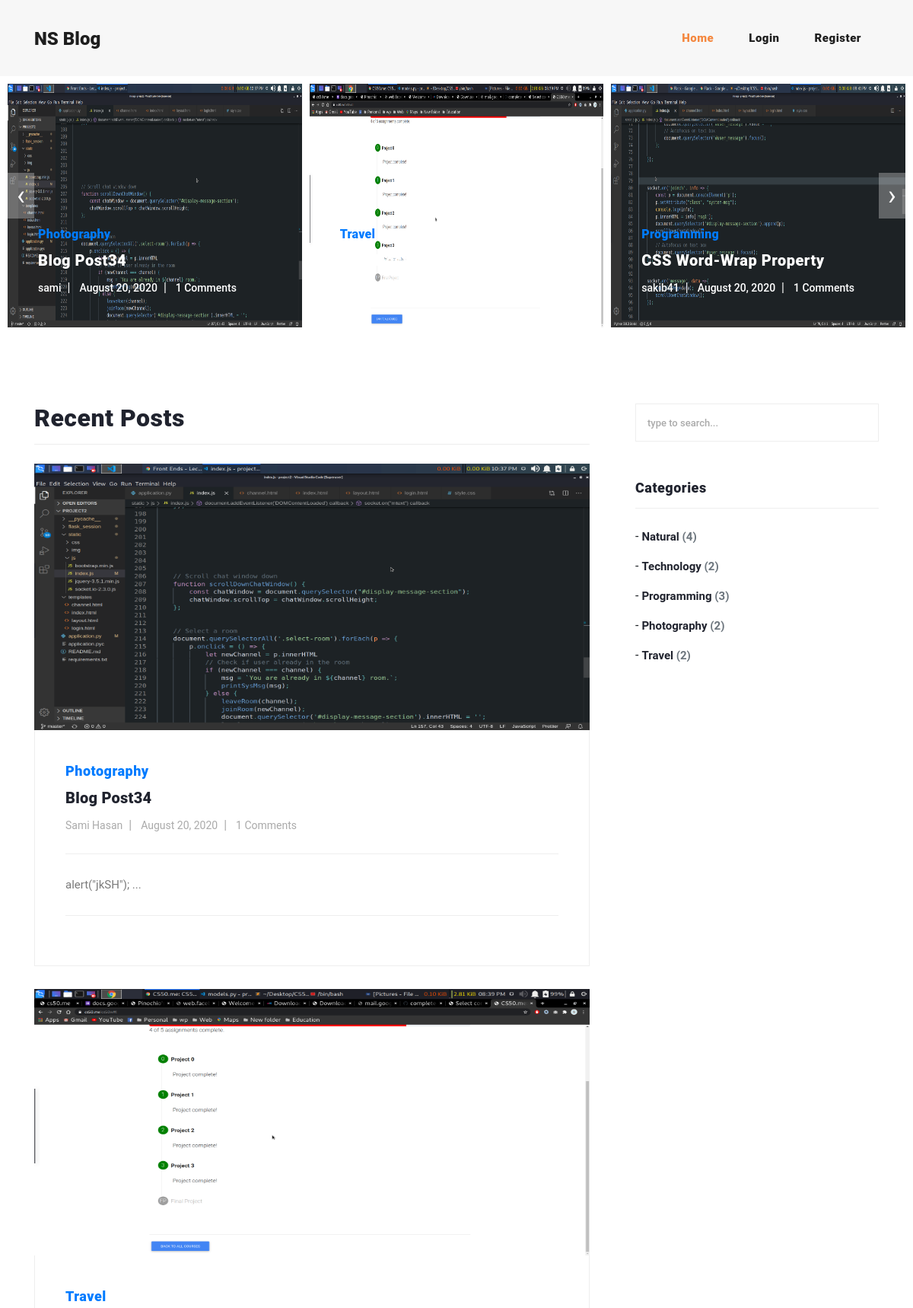
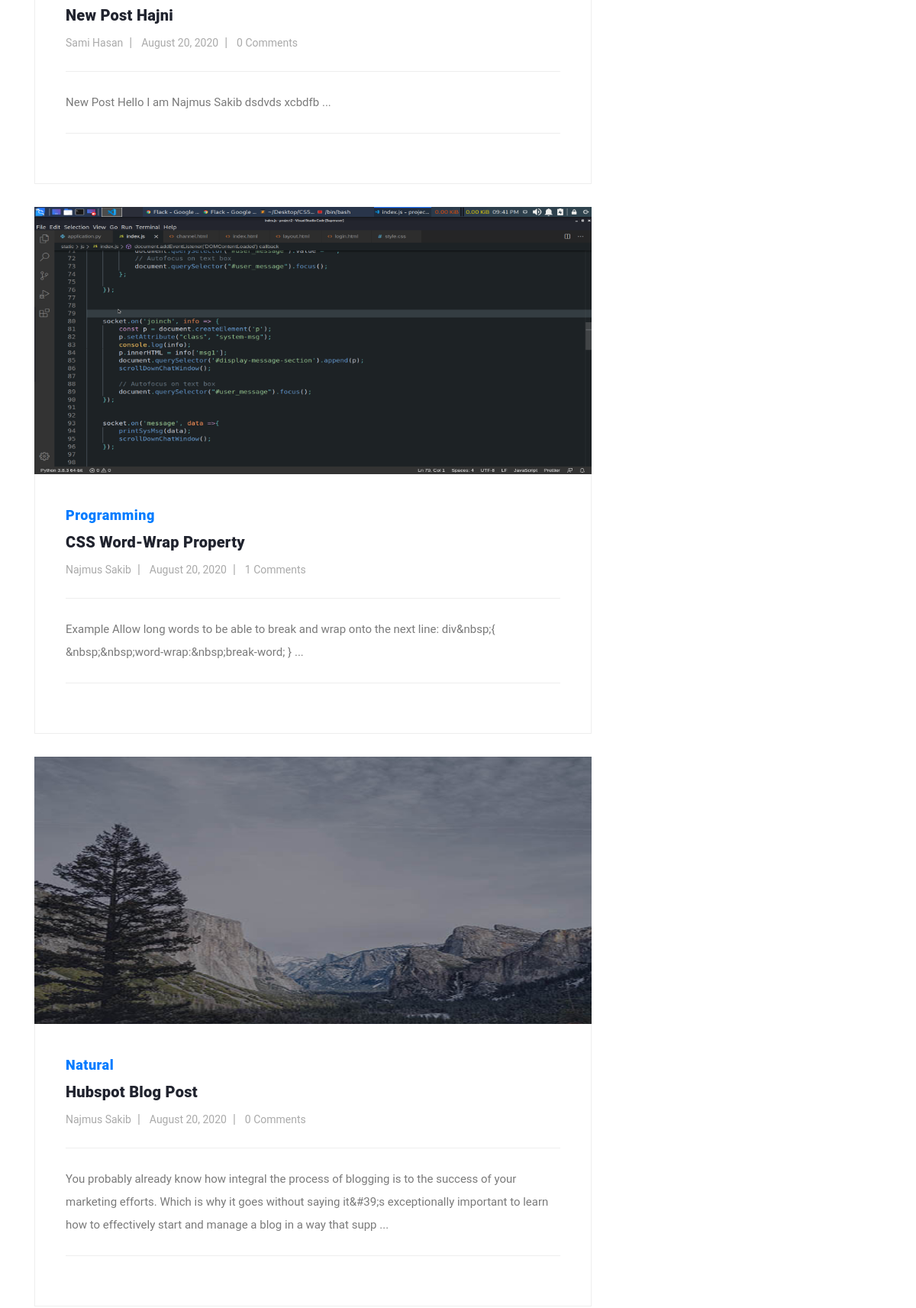
The page / (upper part) on the database its author committed (2 pictures, top to bottom).
### article/models.py (models this page shows, shortened)
class Post(models.Model):
    category = models.ForeignKey(Category, verbose_name="Category",on_delete= models.CASCADE, related_name='posts')
    title = models.CharField(max_length=255)
    slug = models.SlugField(max_length=270, unique=True)
    author = models.ForeignKey(UserExtended, on_delete= models.CASCADE,related_name='blog_posts')
    thumbnail = models.ImageField(upload_to=post_thumb_path, blank=True)
    content = models.TextField()
    updated_on = models.DateTimeField(auto_now= True)
    created_on = models.DateTimeField(auto_now_add=True)
    status = models.IntegerField(choices=STATUS, default=1)
    class Meta:
        ordering = ['-created_on']

class Category(models.Model):
    category_name = models.CharField(max_length=50)
    category_slug = models.SlugField(unique=True, max_length=60)
    class Meta:
        verbose_name = 'Category'
        verbose_name_plural = 'Categories'
    def __str__(self):
        return f"{self.category_name}"

class UserExtended(models.Model):
    user = models.OneToOneField(User, on_delete=models.CASCADE)
    avatar = models.ImageField(upload_to=user_avatar_path, default="avatar.png")
    about = models.TextField()
    birthday = models.DateField()
    gender = models.TextField(choices=GENDER, default="male")
    def __str__(self):
        return f"{self.user}"

### article/views.py (the view)
# urls.py: path('', views.index, name="index"),
def index(request):
    categories = Category.objects.all()
    post5 = Post.objects.filter(status=1).order_by('-updated_on')[0:5]
    post = Post.objects.all()
    paginator = Paginator(post, 10)  # 10 posts in each page
    page_number = request.GET.get('page')
    post_list = paginator.get_page(page_number)
    print(type(post_list))
    context = {
        'posts': post5,
        'categories':categories,
        "post_list":post_list
    }
    return render(request, "article/index.html", context)

### article/templates/article/index.html (shortened to what this page needs)
{% extends 'article/base.html' %}
{% load static %}
{% block body %}
    <div class="main-banner header-text">
        <div class="container-fluid">
            <div class="owl-banner owl-carousel">
                {% for post in posts %}
                <div class="item">
                    <img class="img-fluid" style="min-height: 20rem; max-height: 20rem;" src="{{ post.thumbnail.url }}" alt="{{ post.title }}">
                    <div class="item-content">
                        <div class="main-content">
                            <div class="meta-category">
                                <span><a
                                    href="{% url 'category' post.category.category_slug %}">{{ post.category }}</a></span>
                            </div>
                            <a href="{% url 'singlePost' post.category.category_slug post.slug %}">
                                <h4>{{ post.title }}</h4>
                            </a>
                            <ul class="post-info">
                                <li><a href="#">{{ post.author }}</a></li>
                                <li><a href="#">{{ post.created_on|date:"F j, Y" }}</a></li>
                                <li><a href="#">{{ post.comments.count}} Comments</a></li>
                            </ul>
                        </div>
                    </div>
                </div>
                {% endfor %}
            </div>
        </div>
    </div>
<section class="blog-posts">
    <div class="container">
        <div class="row">
            <div class="col-lg-8">
                <div class="sidebar-heading">
                    <h2 style="
                    font-size: 2rem;">Recent Posts</h2>
                </div>
                <div class="all-blog-posts">
                    <div class="row">
                        {% for post in post_list %}
                        <div class="col-lg-12">
                            <div class="blog-post">
                                <div class="blog-thumb">
                                    <img style="max-height: 350px;" src="{{ post.thumbnail.url }}" alt="{{ post.title }}">
                                </div>
                                <div class="down-content">
                                    <span><a
                                            href="{% url 'category' post.category.category_slug %}">{{ post.category }}</a>
                                    </span>
                                    <a href="{% url 'singlePost' post.category.category_slug post.slug %}">
                                        <h4>{{ post.title }}</h4>
                                    </a>
                                    <ul class="post-info">
                                        <li><a href="#">{{ post.author.user.first_name }} {{ post.author.user.last_name }}</a></li>
                                        <li><a href="#">{{ post.created_on|date:"F j, Y" }}</a></li>
                                        <li><a href="{% url 'singlePost' post.category.category_slug post.slug %}#comment-section">{{ post.comments.count }} Comments</a></li>
                                    </ul>
                                    <p style="word-wrap: break-word;">{{ post.content|slice:":250"|striptags }} ...
                                    </p>
                                </div>
                            </div>
                        </div>
                        {% endfor %}
                    </div>
                </div>
            </div>
            <div class="col-lg-4">
                <div class="sidebar">
                    <div class="row">
                        <div class="col-lg-12">
                            <div class="sidebar-item search">
                                <form id="search_form" name="gs" method="GET" action="#">
                                    <input type="text" name="q" class="searchText" placeholder="type to search..."
                                        autocomplete="on">
                                </form>
                            </div>
                        </div>
                        <div class="col-lg-12">
                            <div class="sidebar-item categories">
                                <div class="sidebar-heading">
                                    <h2>Categories</h2>
                                </div>
                                <div class="content">
                                    <ul>
                                        {% for category in categories %}
                                        <li>- <a href="{% url 'category' category.category_slug %}"> {{ category }} <span class="text-muted"> ({{ category.posts.count }})</span></a></li>
                                        {% endfor %}
                                    </ul>
                                </div>
                            </div>
                        </div>
                    </div>
                </div>
            </div>
        </div>
    </div>
</section>
{% endblock body %}

### article/static/assets/css/templatemo-stand-blog.css (style rules this page uses)
body { font-family: 'Roboto', sans-serif; overflow-x: hidden; text-rendering: optimizeLegibility; -webkit-font-smoothing: antialiased; -moz-osx-font-smoothing: grayscale; }
p { margin-bottom: 0px; font-size: 15px; font-weight: 400; color: #7a7a7a; line-height: 30px; }
a { text-decoration: none!important; }
ul { padding: 0; margin: 0; list-style: none; }
h1,h2,h3,h4,h5,h6 { margin: 0px; }
.main-banner .container-fluid { padding: 0px 10px; margin-bottom: -24px; }
.owl-banner { padding-top: 110px; }
.owl-banner .item { position: relative; }
.owl-banner .item .item-content { position: absolute; bottom: 40px; left: 40px; }
.owl-banner .item .item-content .meta-category span { color: #f48840; font-size: 18px; font-weight: 900; letter-spacing: 0.25px; }
.owl-banner .item .item-content h4 { font-size: 24px; font-weight: 900; color: #fff; letter-spacing: 0.5px; text-transform: capitalize; margin: 10px 0px 12px 0px; }
.owl-banner .item .item-content ul li { display: inline-block; margin-right: 8px; }
.owl-banner .item .item-content ul li:after { content: '|'; color: #fff; margin-left: 8px; }
.owl-banner .item .item-content ul li:last-child::after { display: none; }
.owl-banner .item .item-content ul li a { font-size: 14px; color: #fff; font-weight: 500; transition: all .3s; }
.blog-posts { margin-top: 100px; }
.blog-posts .blog-post { margin-bottom: 30px; }
.blog-posts .blog-thumb img { width: 100%; overflow: hidden; }
.blog-posts .down-content { padding: 40px; border-right: 1px solid #eee; border-left: 1px solid #eee; border-bottom: 1px solid #eee; }
.blog-posts .down-content span { font-size: 18px; letter-spacing: 0.5px; font-weight: 900; color: #f48840; }
.blog-posts .down-content h4 { font-size: 24px; text-transform: capitalize; letter-spacing: 0.5px; font-weight: 900; color: #20232e; margin: 10px 0px 12px 0px; }
.blog-posts .down-content ul.post-info li { display: inline-block; margin-right: 8px; }
.blog-posts .down-content ul.post-info li:after { content: '|'; color: #aaa; margin-left: 8px; }
.blog-posts .down-content h4 { font-size: 20px; letter-spacing: 0.25px; }
.blog-posts .down-content ul.post-info li:last-child::after { display: none; }
.blog-posts .down-content ul.post-info li a { font-size: 14px; color: #aaa; font-weight: 400; transition: all .3s; }
.blog-posts .down-content p { padding: 25px 0px; margin: 25px 0px; border-top: 1px solid #eee; border-bottom: 1px solid #eee; }
.blog-posts .sidebar-heading h2 { font-size: 18px; font-weight: 900; letter-spacing: 0.5px; color: #20232e; border-bottom: 1px solid #eee; padding-bottom: 15px; margin-bottom: 25px; }
.sidebar { margin-left: 30px; }
.sidebar .sidebar-item { margin-top: 50px; }
.sidebar .search { margin-top: 0px; }
.sidebar .sidebar-heading h2 { font-size: 18px; font-weight: 900; letter-spacing: 0.5px; color: #20232e; border-bottom: 1px solid #eee; padding-bottom: 15px; margin-bottom: 25px; }
.sidebar .search input { width: 100%; height: 50px; border: 1px solid #eee; font-size: 13px; font-weight: 500; color: #7a7a7a; outline: none; padding: 0px 15px; }
.sidebar .search input::placeholder { color: #aaa; }
.sidebar .categories ul li { margin-bottom: 15px; }
.sidebar .categories ul li:last-child { margin-bottom: 0px; }
.sidebar .categories ul li a { font-size: 15px; font-weight: 700; color: #20232e; transition: all .3s; }
@media (max-width: 1250px) { .owl-banner .item .item-content .meta-category span { font-size: 16px; } }
@media (max-width: 1250px) { .owl-banner .item .item-content h4 { font-size: 20px; } }

### rows shown on the page
Post: thumbnail (picture), category "Photography", title "Blog Post34", author "sami", created_on "August 20, 2020", comments.count "1", author.user.first_name "Sami", author.user.last_name "Hasan", content "alert(\"jkSH\");"
Post: thumbnail (picture), category "Travel", title "New Post Hajni", author.user.first_name "Sami", author.user.last_name "Hasan", created_on "August 20, 2020", comments.count "0", content "New Post Hello I am Najmus Sakib dsdvds xcbdfb"
Post: thumbnail (picture), category "Programming", title "CSS Word-Wrap Property", author "sakib41", created_on "August 20, 2020", comments.count "1", author.user.first_name "Najmus", author.user.last_name "Sakib", content "Example Allow long words to be able to break and wrap onto the next line: div&nbsp;{ &nbsp;&nbsp;word-wrap:&nbsp;break-word; }"
Post: thumbnail (picture), category "Natural", title "Hubspot Blog Post", author.user.first_name "Najmus", author.user.last_name "Sakib", created_on "August 20, 2020", comments.count "0", content "You probably already know how integral the process of blogging is to the success of your marketing efforts. Which is why it goes without saying it&#39;s exceptionally important to learn how to effectively start and manage a blog in a way that supp"
Category: category_name "Natural", posts.count "4"
Category: category_name "Technology", posts.count "2"
Category: category_name "Programming", posts.count "3"
Category: category_name "Photography", posts.count "2"
Category: category_name "Travel", posts.count "2"
